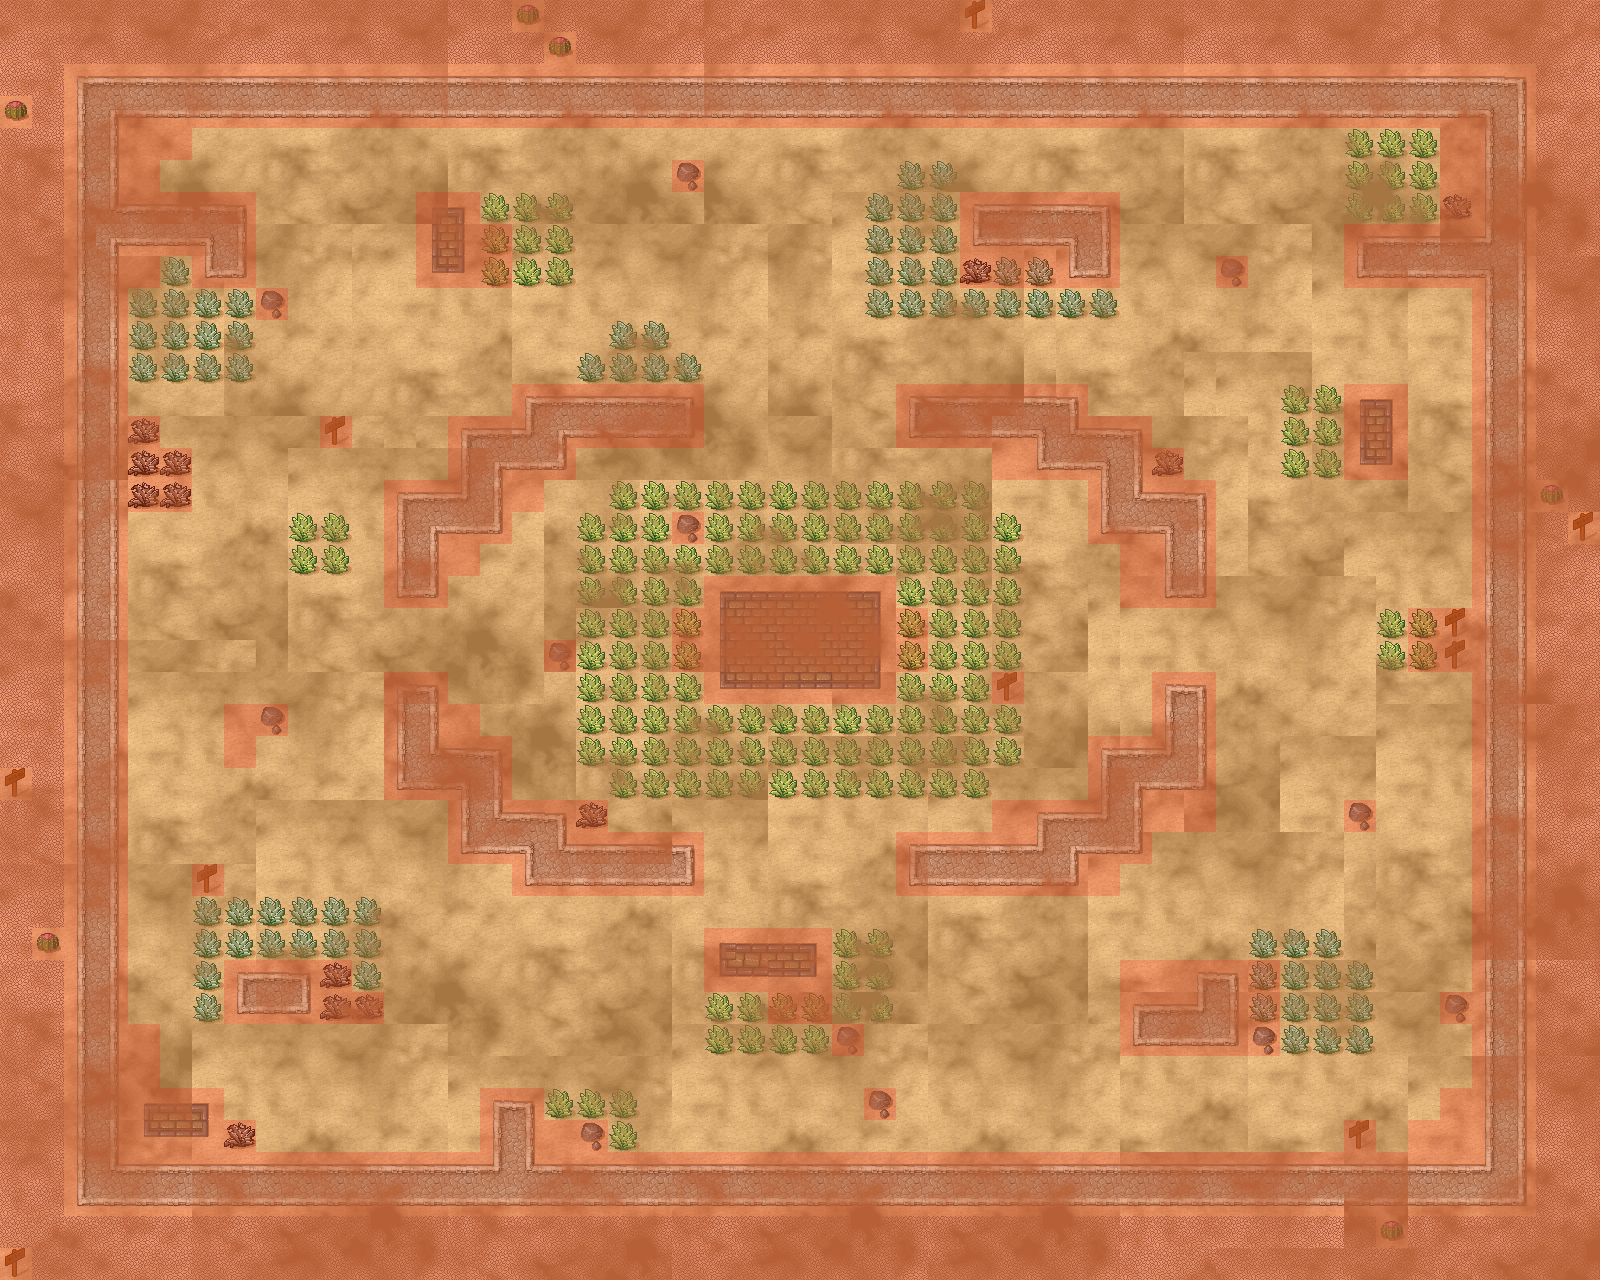

The image is a tile-based game level rendered from a .tmx file. Its description and source (layers, tilesets, objects; grid data summarised) follow:
An orthogonal 50x40 tile map with 32x32 px tiles, 5 tile layers (Background, Wall, Grass, Smoke, ...), 4 tilesets and 50 objects (SpawnPoint).

<map version="1.8" tiledversion="1.8.4" orientation="orthogonal" renderorder="left-down" width="50" height="40" tilewidth="32" tileheight="32" infinite="0" nextlayerid="11" nextobjectid="51">
 <tileset firstgid="1" name="meta_tiles" tilewidth="32" tileheight="32" spacing="1" margin="1" tilecount="2" columns="2">
  <image source="meta_tiles.png" width="67" height="34" />
 </tileset>
 <tileset firstgid="3" name="tmw_desert_spacing" tilewidth="32" tileheight="32" spacing="1" margin="1" tilecount="48" columns="8">
  <image source="tmw_desert_spacing.png" width="265" height="199" />
 </tileset>
 <tileset firstgid="51" name="smoke" tilewidth="32" tileheight="32" tilecount="64" columns="8">
  <image source="smoke.png" width="256" height="256" />
 </tileset>
 <tileset firstgid="115" name="box" tilewidth="32" tileheight="32" tilecount="1" columns="1">
  <image source="box.png" width="32" height="32" />
 </tileset>
 <layer id="1" name="Background" width="50" height="40">
  <data>[2000 cells, 2000 non-empty, 4 distinct tile ids]</data>
 </layer>
 <layer id="5" name="Wall" width="50" height="40">
  <data>[2000 cells, 563 non-empty, 24 distinct tile ids]</data>
 </layer>
 <objectgroup id="9" name="BoxObjects">
  <object id="2" gid="115" x="128" y="160" width="32" height="32" />
  <object id="3" gid="115" x="160" y="160" width="32" height="32" />
  <object id="4" gid="115" x="128" y="192" width="32" height="32" />
  <object id="5" gid="115" x="128" y="288" width="32" height="32" />
  <object id="6" gid="115" x="480" y="256" width="32" height="32" />
  <object id="7" gid="115" x="480" y="288" width="32" height="32" />
  <object id="8" gid="115" x="512" y="512" width="32" height="32" />
  <object id="9" gid="115" x="448" y="576" width="32" height="32" />
  <object id="10" gid="115" x="672" y="640" width="32" height="32" />
  <object id="11" gid="115" x="672" y="672" width="32" height="32" />
  <object id="12" gid="115" x="448" y="736" width="32" height="32" />
  <object id="13" gid="115" x="224" y="736" width="32" height="32" />
  <object id="14" gid="115" x="224" y="768" width="32" height="32" />
  <object id="15" gid="115" x="128" y="1056" width="32" height="32" />
  <object id="16" gid="115" x="128" y="1088" width="32" height="32" />
  <object id="17" gid="115" x="544" y="1152" width="32" height="32" />
  <object id="18" gid="115" x="1440" y="160" width="32" height="32" />
  <object id="19" gid="115" x="1440" y="192" width="32" height="32" />
  <object id="20" gid="115" x="992" y="288" width="32" height="32" />
  <object id="21" gid="115" x="1024" y="288" width="32" height="32" />
  <object id="22" gid="115" x="992" y="480" width="32" height="32" />
  <object id="23" gid="115" x="896" y="640" width="32" height="32" />
  <object id="24" gid="115" x="1120" y="576" width="32" height="32" />
  <object id="25" gid="115" x="1120" y="608" width="32" height="32" />
  <object id="26" gid="115" x="896" y="672" width="32" height="32" />
  <object id="27" gid="115" x="1408" y="640" width="32" height="32" />
  <object id="28" gid="115" x="1408" y="672" width="32" height="32" />
  <object id="29" gid="115" x="992" y="832" width="32" height="32" />
  <object id="30" gid="115" x="1152" y="832" width="32" height="32" />
  <object id="31" gid="115" x="1184" y="832" width="32" height="32" />
  <object id="32" gid="115" x="1088" y="896" width="32" height="32" />
  <object id="33" gid="115" x="1120" y="992" width="32" height="32" />
  <object id="34" gid="115" x="1152" y="992" width="32" height="32" />
  <object id="35" gid="115" x="1248" y="992" width="32" height="32" />
  <object id="36" gid="115" x="1248" y="1024" width="32" height="32" />
  <object id="37" gid="115" x="1440" y="1120" width="32" height="32" />
  <object id="38" gid="115" x="1408" y="1152" width="32" height="32" />
  <object id="39" gid="115" x="1440" y="1152" width="32" height="32" />
  <object id="48" gid="115" x="768" y="1024" width="32" height="32" />
  <object id="49" gid="115" x="800" y="1024" width="32" height="32" />
 </objectgroup>
 <layer id="4" name="Grass" width="50" height="40">
  <data>[2000 cells, 229 non-empty, 2 distinct tile ids]</data>
 </layer>
 <layer id="8" name="Smoke" width="50" height="40">
  <data>[2000 cells, 2000 non-empty, 64 distinct tile ids]</data>
 </layer>
 <objectgroup id="3" name="PlayerSpawnPoint">
  <object id="1" name="SpawnPoint" x="846.653" y="750.235" width="6.5" height="5" />
 </objectgroup>
 <objectgroup id="10" name="AISpawnPoint">
  <object id="40" x="296" y="166" width="17" height="16.5" />
  <object id="41" x="1319.5" y="169.5" width="14.5" height="13" />
  <object id="42" x="842.667" y="206" width="14" height="8.66667" />
  <object id="43" x="141.333" y="621.333" width="14.6667" height="18.6667" />
  <object id="44" x="265.333" y="1128" width="16" height="17.3333" />
  <object id="45" x="838.667" y="1132" width="16" height="14.6667" />
  <object id="46" x="1226.67" y="1128" width="12" height="12" />
  <object id="47" x="1452" y="684" width="14.6667" height="16" />
  <object id="50" x="746.5" y="519.5" width="14" height="10" />
 </objectgroup>
 <layer id="2" name="Collidable" width="50" height="40">
  <data>[2000 cells, 947 non-empty, 1 distinct tile ids]</data>
 </layer>
</map>
